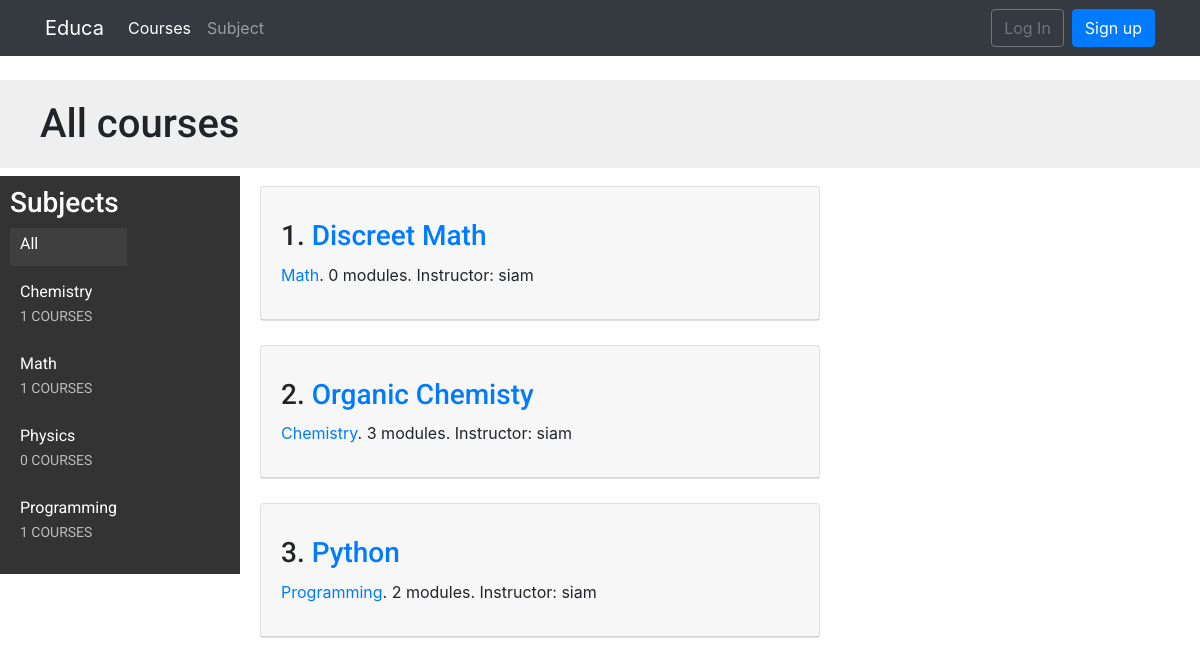
Page /courses/ on the committed database.
### courses/models.py (models this page shows, shortened)
class Subject(models.Model):
    title = models.CharField(max_length=200)
    slug = models.SlugField(max_length=200, unique=True)
    class Meta:
        ordering = ['title']
    def __str__(self):
        return self.title

class Course(models.Model):
    owner = models.ForeignKey(User,
                    related_name='courses_created',
                    on_delete=models.CASCADE)
    subject = models.ForeignKey(Subject, related_name='courses',
                        on_delete=models.CASCADE)
    title = models.CharField(max_length=200)
    slug = models.SlugField(max_length=200, unique=True)
    overview = models.TextField()
    created = models.DateTimeField(auto_now_add=True)
    students = models.ManyToManyField(User,
                                      related_name='courses_joined',
                                      blank=True)
    class Meta:
        ordering = ['-created']

### courses/views.py (the view)
# urls.py: path('courses/', CourseListView.as_view(), name='course_list'),
class CourseListView(TemplateResponseMixin, View):
    model = Course
    template_name = 'courses/course/list.html'
    def get(self, request, subject=None):
        subjects = Subject.objects.annotate(
                            total_courses=Count('courses'))
        courses = Course.objects.annotate(
                            total_modules=Count('modules'))
        if subject:
            subject = get_object_or_404(Subject, slug=subject)
            courses = courses.filter(subject=subject)
        return self.render_to_response({'subjects': subjects,
                                        'subject': subject,
                                        'courses': courses})

### templates/courses/course/list.html (shortened to what this page needs)
{% extends "base.html" %}
{% block content %}
<h1>
    {% if subject %}
        {{ subject.title }} courses
    {% else %}
        All courses
    {% endif %}
</h1>
<div class="contents">
    <h3>Subjects</h3>
    <ul id="modules">
        <li {% if not subject %}class="selected"{% endif %}>
            <a href="{% url "course_list" %}">All</a>
        </li>
        {% for s in subjects %}
            <li {% if subject == s %}class="selected"{% endif %}>
                <a href="{% url "course_list_subject" s.slug %}">
                    {{ s.title }}
                    <br><span>{{ s.total_courses }} courses</span>
                </a>
            </li>
        {% endfor %}
    </ul>
</div>
<div class="module">
    {% for course in courses %}
        {% with subject=course.subject %}
        <div class="card">
      <div class="card-header">
            <h3>{{forloop.counter}}. <a href="{% url "course_detail" course.slug %}">{{ course.title }}</a></h3>
            <p>
                <a href="{% url "course_list_subject" subject.slug %}">{{ subject }}</a>.
                {{ course.total_modules }} modules.
                Instructor: {{ course.owner.get_full_name }}
            </p>
          </div>
</div>
        {% endwith %}
        <br>
    {% endfor %}
</div>
{% endblock %}

### static/css/base.css (style rules this page uses)
body { margin:0; font-family:'Roboto', sans-serif; font-weight:400; color:#333; }
a { color:#3fad37; text-decoration:none; }
ul { float:left; }
h1, h2, h3, h4, h5, h6 { font-family:'Roboto', sans-serif; font-weight:300; }
h1 { background:#efefef; width:100%; overflow:auto; padding:20px 0 20px 40px; margin:0; }
.module { padding:10px 20px; float:left; width:600px; }
.module h3 { margin:20px 0 0; padding:0; width:100%; }
.module p { margin:10px 0 20px; width:100%; float:left; }
.contents { width:20%; padding:10px; float:left; background:#333; color: #fff; font-family:'Roboto', sans-serif; }
.contents ul { list-style:none; margin:0; padding:0; }
.contents ul li { margin:0 0 10px 0; padding:4px 10px 10px; overflow:auto; }
.contents ul li.selected { background:#3f3f3f; }
.contents ul span { text-transform:uppercase; color:#bbb; font-size:14px; }
.contents ul a { display:block; color:#fff; text-decoration:none; }

### rows in the picture
Subject: title "Chemistry", total_courses "1"
Subject: title "Math", total_courses "1"
Subject: title "Physics", total_courses "0"
Subject: title "Programming", total_courses "1"
Course: title "Discreet Math", subject "Math", total_modules "0", owner.get_full_name "siam"
Course: title "Organic Chemisty", subject "Chemistry", total_modules "3", owner.get_full_name "siam"
Course: title "Python", subject "Programming", total_modules "2", owner.get_full_name "siam"
